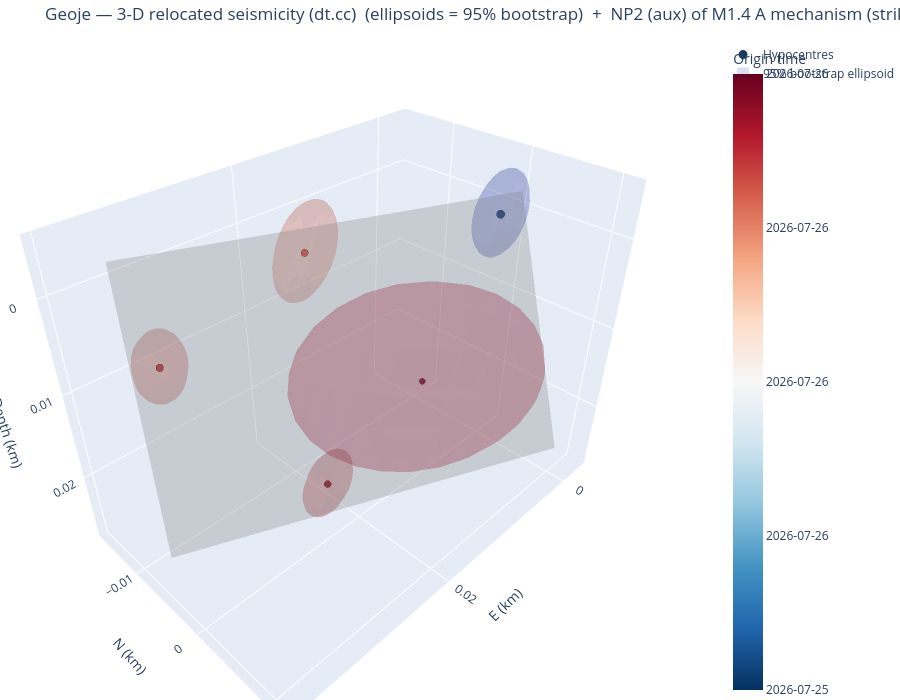

The notebook cell this image was saved under:
### Markdown cell above
The same view with the per-event uncertainty drawn as a **95% bootstrap error ellipsoid**
(`error="ellipsoid"`) instead of whisker bars: each ellipsoid's shape is the bootstrap sample covariance
and its size the empirical 95% Mahalanobis radius (95% of replicas inside), coloured like its hypocentre.
Tight horizontal but loose depth control shows up as a vertically elongated ellipsoid.

### Code cell
fig3d_e = viz.plot_3d_plane(cfg, VELMODEL, error="ellipsoid", frame_from=FRAME_FROM, mech_select=MECH_SELECT)
try:
    fig3d_e.write_image(f"/tmp/{CLUSTER}_3d_ellipsoid.png", scale=2)
except Exception:
    pass
fig3d_e

### Figure 1 — Plotly figure (JSON) as saved in the notebook; plotly's stock layout.template omitted (floating-point values rounded to 4 significant figures; data arrays with more than 128 entries replaced by an {"elided": "..."} marker saying what was removed)
{"data": [{"marker": {"color": [20660.0, 20660.0, 20660.0, 20660.0, 20660.0], "colorbar": {"ticktext": ["2026-07-25", "2026-07-26", "2026-07-26", "2026-07-26", "2026-07-26"], "tickvals": [20660.0, 20660.0, 20660.0, 20660.0, 20660.0], "title": {"text": "Origin time"}}, "colorscale": [[0, "rgb(5,48,97)"], [0.1, "rgb(33,102,172)"], [0.2, "rgb(67,147,195)"], [0.3, "rgb(146,197,222)"], [0.4, "rgb(209,229,240)"], [0.5, "rgb(247,247,247)"], [0.6, "rgb(253,219,199)"], [0.7, "rgb(244,165,130)"], [0.8, "rgb(214,96,77)"], [0.9, "rgb(178,24,43)"], [1, "rgb(103,0,31)"]], "line": {"color": "black", "width": 0.5}, "opacity": 0.95, "size": [9.6, 8.4, 8.8, 8.0, 6.8]}, "mode": "markers", "name": "Hypocentres", "text": ["200000  M1.4", "200001  M1.1", "200002  M1.2", "200003  M1.0", "200004  M0.7"], "type": "scatter3d", "x": [0.0, 0.0171, 0.0327, 0.0231, 0.0119], "y": [0.0, -0.0104, -0.0136, -0.0014, 0.0009], "z": [0.0, 0.0019, 0.0093, 0.0223, 0.0141]}, {"alphahull": 0, "color": "rgb(58,76,192)", "flatshading": true, "hoverinfo": "skip", "name": "95% bootstrap ellipsoid", "opacity": 0.18, "showlegend": true, "showscale": false, "type": "mesh3d", "x": {"elided": "196 float values"}, "y": {"elided": "196 float values"}, "z": {"elided": "196 float values"}}, {"alphahull": 0, "color": "rgb(227,108,84)", "flatshading": true, "hoverinfo": "skip", "name": "95% bootstrap ellipsoid", "opacity": 0.18, "showlegend": false, "showscale": false, "type": "mesh3d", "x": {"elided": "196 float values"}, "y": {"elided": "196 float values"}, "z": {"elided": "196 float values"}}, {"alphahull": 0, "color": "rgb(211,77,64)", "flatshading": true, "hoverinfo": "skip", "name": "95% bootstrap ellipsoid", "opacity": 0.18, "showlegend": false, "showscale": false, "type": "mesh3d", "x": {"elided": "196 float values"}, "y": {"elided": "196 float values"}, "z": {"elided": "196 float values"}}, {"alphahull": 0, "color": "rgb(191,40,46)", "flatshading": true, "hoverinfo": "skip", "name": "95% bootstrap ellipsoid", "opacity": 0.18, "showlegend": false, "showscale": false, "type": "mesh3d", "x": {"elided": "196 float values"}, "y": {"elided": "196 float values"}, "z": {"elided": "196 float values"}}, {"alphahull": 0, "color": "rgb(179,3,38)", "flatshading": true, "hoverinfo": "skip", "name": "95% bootstrap ellipsoid", "opacity": 0.18, "showlegend": false, "showscale": false, "type": "mesh3d", "x": {"elided": "196 float values"}, "y": {"elided": "196 float values"}, "z": {"elided": "196 float values"}}, {"color": "gray", "hoverinfo": "name", "i": [0, 0], "j": [1, 3], "k": [3, 2], "name": "NP2 (aux) of M1.4 A mechanism 293/64", "opacity": 0.3, "showscale": false, "type": "mesh3d", "x": [0.001786, -0.002931, 0.03957, 0.03485], "y": [0.0114, 0.0003504, -0.004731, -0.01578], "z": [0.02272, -0.001683, 0.02272, -0.001683]}], "layout": {"height": 700, "margin": {"b": 0, "l": 0, "r": 0, "t": 40}, "scene": {"aspectmode": "data", "xaxis": {"title": {"text": "E (km)"}}, "yaxis": {"title": {"text": "N (km)"}}, "zaxis": {"autorange": "reversed", "title": {"text": "Depth (km)"}}}, "title": {"text": "Geoje — 3-D relocated seismicity (dt.cc)  (ellipsoids = 95% bootstrap)  +  NP2 (aux) of M1.4 A mechanism (strike 293°, dip 64°)"}}}
